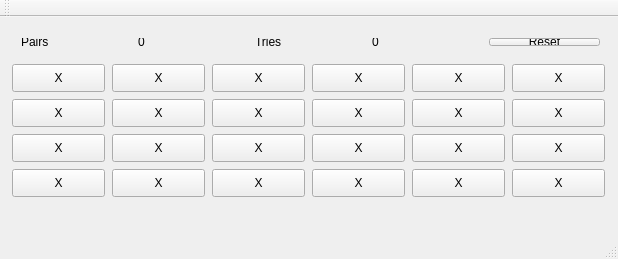
<?xml version="1.0" encoding="UTF-8"?>
<ui version="4.0">
 <class>MainWindow</class>
 <widget class="QMainWindow" name="MainWindow">
  <property name="geometry">
   <rect>
    <x>0</x>
    <y>0</y>
    <width>618</width>
    <height>259</height>
   </rect>
  </property>
  <property name="windowTitle">
   <string>MainWindow</string>
  </property>
  <widget class="QWidget" name="centralWidget">
   <widget class="QWidget" name="layoutWidget">
    <property name="geometry">
     <rect>
      <x>10</x>
      <y>10</y>
      <width>601</width>
      <height>30</height>
     </rect>
    </property>
    <layout class="QHBoxLayout" name="horizontalLayout">
     <item>
      <widget class="QLabel" name="label_3">
       <property name="text">
        <string>Pairs</string>
       </property>
      </widget>
     </item>
     <item>
      <widget class="QLabel" name="label">
       <property name="text">
        <string>0</string>
       </property>
      </widget>
     </item>
     <item>
      <widget class="QLabel" name="label_4">
       <property name="text">
        <string>Tries</string>
       </property>
      </widget>
     </item>
     <item>
      <widget class="QLabel" name="label_2">
       <property name="text">
        <string>0</string>
       </property>
      </widget>
     </item>
     <item>
      <widget class="QPushButton" name="pushButton_25">
       <property name="text">
        <string>Reset</string>
       </property>
      </widget>
     </item>
    </layout>
   </widget>
   <widget class="QPushButton" name="pushButton">
    <property name="geometry">
     <rect>
      <x>12</x>
      <y>47</y>
      <width>93</width>
      <height>28</height>
     </rect>
    </property>
    <property name="sizePolicy">
     <sizepolicy hsizetype="Minimum" vsizetype="Preferred">
      <horstretch>0</horstretch>
      <verstretch>0</verstretch>
     </sizepolicy>
    </property>
    <property name="text">
     <string>X</string>
    </property>
    <attribute name="buttonGroup">
     <string notr="true">buttonGroup</string>
    </attribute>
   </widget>
   <widget class="QPushButton" name="pushButton_4">
    <property name="geometry">
     <rect>
      <x>312</x>
      <y>47</y>
      <width>93</width>
      <height>28</height>
     </rect>
    </property>
    <property name="sizePolicy">
     <sizepolicy hsizetype="Minimum" vsizetype="Preferred">
      <horstretch>0</horstretch>
      <verstretch>0</verstretch>
     </sizepolicy>
    </property>
    <property name="text">
     <string>X</string>
    </property>
    <attribute name="buttonGroup">
     <string notr="true">buttonGroup</string>
    </attribute>
   </widget>
   <widget class="QPushButton" name="pushButton_2">
    <property name="geometry">
     <rect>
      <x>112</x>
      <y>47</y>
      <width>93</width>
      <height>28</height>
     </rect>
    </property>
    <property name="sizePolicy">
     <sizepolicy hsizetype="Minimum" vsizetype="Preferred">
      <horstretch>0</horstretch>
      <verstretch>0</verstretch>
     </sizepolicy>
    </property>
    <property name="text">
     <string>X</string>
    </property>
    <attribute name="buttonGroup">
     <string notr="true">buttonGroup</string>
    </attribute>
   </widget>
   <widget class="QPushButton" name="pushButton_3">
    <property name="geometry">
     <rect>
      <x>212</x>
      <y>47</y>
      <width>93</width>
      <height>28</height>
     </rect>
    </property>
    <property name="sizePolicy">
     <sizepolicy hsizetype="Minimum" vsizetype="Preferred">
      <horstretch>0</horstretch>
      <verstretch>0</verstretch>
     </sizepolicy>
    </property>
    <property name="text">
     <string>X</string>
    </property>
    <attribute name="buttonGroup">
     <string notr="true">buttonGroup</string>
    </attribute>
   </widget>
   <widget class="QPushButton" name="pushButton_6">
    <property name="geometry">
     <rect>
      <x>512</x>
      <y>47</y>
      <width>93</width>
      <height>28</height>
     </rect>
    </property>
    <property name="sizePolicy">
     <sizepolicy hsizetype="Minimum" vsizetype="Preferred">
      <horstretch>0</horstretch>
      <verstretch>0</verstretch>
     </sizepolicy>
    </property>
    <property name="text">
     <string>X</string>
    </property>
    <attribute name="buttonGroup">
     <string notr="true">buttonGroup</string>
    </attribute>
   </widget>
   <widget class="QPushButton" name="pushButton_5">
    <property name="geometry">
     <rect>
      <x>412</x>
      <y>47</y>
      <width>93</width>
      <height>28</height>
     </rect>
    </property>
    <property name="sizePolicy">
     <sizepolicy hsizetype="Minimum" vsizetype="Preferred">
      <horstretch>0</horstretch>
      <verstretch>0</verstretch>
     </sizepolicy>
    </property>
    <property name="text">
     <string>X</string>
    </property>
    <attribute name="buttonGroup">
     <string notr="true">buttonGroup</string>
    </attribute>
   </widget>
   <widget class="QPushButton" name="pushButton_7">
    <property name="geometry">
     <rect>
      <x>12</x>
      <y>82</y>
      <width>93</width>
      <height>28</height>
     </rect>
    </property>
    <property name="sizePolicy">
     <sizepolicy hsizetype="Minimum" vsizetype="Preferred">
      <horstretch>0</horstretch>
      <verstretch>0</verstretch>
     </sizepolicy>
    </property>
    <property name="text">
     <string>X</string>
    </property>
    <attribute name="buttonGroup">
     <string notr="true">buttonGroup</string>
    </attribute>
   </widget>
   <widget class="QPushButton" name="pushButton_10">
    <property name="geometry">
     <rect>
      <x>312</x>
      <y>82</y>
      <width>93</width>
      <height>28</height>
     </rect>
    </property>
    <property name="sizePolicy">
     <sizepolicy hsizetype="Minimum" vsizetype="Preferred">
      <horstretch>0</horstretch>
      <verstretch>0</verstretch>
     </sizepolicy>
    </property>
    <property name="text">
     <string>X</string>
    </property>
    <attribute name="buttonGroup">
     <string notr="true">buttonGroup</string>
    </attribute>
   </widget>
   <widget class="QPushButton" name="pushButton_8">
    <property name="geometry">
     <rect>
      <x>112</x>
      <y>82</y>
      <width>93</width>
      <height>28</height>
     </rect>
    </property>
    <property name="sizePolicy">
     <sizepolicy hsizetype="Minimum" vsizetype="Preferred">
      <horstretch>0</horstretch>
      <verstretch>0</verstretch>
     </sizepolicy>
    </property>
    <property name="text">
     <string>X</string>
    </property>
    <attribute name="buttonGroup">
     <string notr="true">buttonGroup</string>
    </attribute>
   </widget>
   <widget class="QPushButton" name="pushButton_9">
    <property name="geometry">
     <rect>
      <x>212</x>
      <y>82</y>
      <width>93</width>
      <height>28</height>
     </rect>
    </property>
    <property name="sizePolicy">
     <sizepolicy hsizetype="Minimum" vsizetype="Preferred">
      <horstretch>0</horstretch>
      <verstretch>0</verstretch>
     </sizepolicy>
    </property>
    <property name="text">
     <string>X</string>
    </property>
    <attribute name="buttonGroup">
     <string notr="true">buttonGroup</string>
    </attribute>
   </widget>
   <widget class="QPushButton" name="pushButton_12">
    <property name="geometry">
     <rect>
      <x>512</x>
      <y>82</y>
      <width>93</width>
      <height>28</height>
     </rect>
    </property>
    <property name="sizePolicy">
     <sizepolicy hsizetype="Minimum" vsizetype="Preferred">
      <horstretch>0</horstretch>
      <verstretch>0</verstretch>
     </sizepolicy>
    </property>
    <property name="text">
     <string>X</string>
    </property>
    <attribute name="buttonGroup">
     <string notr="true">buttonGroup</string>
    </attribute>
   </widget>
   <widget class="QPushButton" name="pushButton_13">
    <property name="geometry">
     <rect>
      <x>12</x>
      <y>117</y>
      <width>93</width>
      <height>28</height>
     </rect>
    </property>
    <property name="sizePolicy">
     <sizepolicy hsizetype="Minimum" vsizetype="Preferred">
      <horstretch>0</horstretch>
      <verstretch>0</verstretch>
     </sizepolicy>
    </property>
    <property name="text">
     <string>X</string>
    </property>
    <attribute name="buttonGroup">
     <string notr="true">buttonGroup</string>
    </attribute>
   </widget>
   <widget class="QPushButton" name="pushButton_11">
    <property name="geometry">
     <rect>
      <x>412</x>
      <y>82</y>
      <width>93</width>
      <height>28</height>
     </rect>
    </property>
    <property name="sizePolicy">
     <sizepolicy hsizetype="Minimum" vsizetype="Preferred">
      <horstretch>0</horstretch>
      <verstretch>0</verstretch>
     </sizepolicy>
    </property>
    <property name="text">
     <string>X</string>
    </property>
    <attribute name="buttonGroup">
     <string notr="true">buttonGroup</string>
    </attribute>
   </widget>
   <widget class="QPushButton" name="pushButton_16">
    <property name="geometry">
     <rect>
      <x>312</x>
      <y>117</y>
      <width>93</width>
      <height>28</height>
     </rect>
    </property>
    <property name="sizePolicy">
     <sizepolicy hsizetype="Minimum" vsizetype="Preferred">
      <horstretch>0</horstretch>
      <verstretch>0</verstretch>
     </sizepolicy>
    </property>
    <property name="text">
     <string>X</string>
    </property>
    <attribute name="buttonGroup">
     <string notr="true">buttonGroup</string>
    </attribute>
   </widget>
   <widget class="QPushButton" name="pushButton_15">
    <property name="geometry">
     <rect>
      <x>212</x>
      <y>117</y>
      <width>93</width>
      <height>28</height>
     </rect>
    </property>
    <property name="sizePolicy">
     <sizepolicy hsizetype="Minimum" vsizetype="Preferred">
      <horstretch>0</horstretch>
      <verstretch>0</verstretch>
     </sizepolicy>
    </property>
    <property name="text">
     <string>X</string>
    </property>
    <attribute name="buttonGroup">
     <string notr="true">buttonGroup</string>
    </attribute>
   </widget>
   <widget class="QPushButton" name="pushButton_14">
    <property name="geometry">
     <rect>
      <x>112</x>
      <y>117</y>
      <width>93</width>
      <height>28</height>
     </rect>
    </property>
    <property name="sizePolicy">
     <sizepolicy hsizetype="Minimum" vsizetype="Preferred">
      <horstretch>0</horstretch>
      <verstretch>0</verstretch>
     </sizepolicy>
    </property>
    <property name="text">
     <string>X</string>
    </property>
    <attribute name="buttonGroup">
     <string notr="true">buttonGroup</string>
    </attribute>
   </widget>
   <widget class="QPushButton" name="pushButton_17">
    <property name="geometry">
     <rect>
      <x>412</x>
      <y>117</y>
      <width>93</width>
      <height>28</height>
     </rect>
    </property>
    <property name="sizePolicy">
     <sizepolicy hsizetype="Minimum" vsizetype="Preferred">
      <horstretch>0</horstretch>
      <verstretch>0</verstretch>
     </sizepolicy>
    </property>
    <property name="text">
     <string>X</string>
    </property>
    <attribute name="buttonGroup">
     <string notr="true">buttonGroup</string>
    </attribute>
   </widget>
   <widget class="QPushButton" name="pushButton_18">
    <property name="geometry">
     <rect>
      <x>512</x>
      <y>117</y>
      <width>93</width>
      <height>28</height>
     </rect>
    </property>
    <property name="sizePolicy">
     <sizepolicy hsizetype="Minimum" vsizetype="Preferred">
      <horstretch>0</horstretch>
      <verstretch>0</verstretch>
     </sizepolicy>
    </property>
    <property name="text">
     <string>X</string>
    </property>
    <attribute name="buttonGroup">
     <string notr="true">buttonGroup</string>
    </attribute>
   </widget>
   <widget class="QPushButton" name="pushButton_19">
    <property name="geometry">
     <rect>
      <x>12</x>
      <y>152</y>
      <width>93</width>
      <height>28</height>
     </rect>
    </property>
    <property name="sizePolicy">
     <sizepolicy hsizetype="Minimum" vsizetype="Preferred">
      <horstretch>0</horstretch>
      <verstretch>0</verstretch>
     </sizepolicy>
    </property>
    <property name="text">
     <string>X</string>
    </property>
    <attribute name="buttonGroup">
     <string notr="true">buttonGroup</string>
    </attribute>
   </widget>
   <widget class="QPushButton" name="pushButton_20">
    <property name="geometry">
     <rect>
      <x>112</x>
      <y>152</y>
      <width>93</width>
      <height>28</height>
     </rect>
    </property>
    <property name="sizePolicy">
     <sizepolicy hsizetype="Minimum" vsizetype="Preferred">
      <horstretch>0</horstretch>
      <verstretch>0</verstretch>
     </sizepolicy>
    </property>
    <property name="text">
     <string>X</string>
    </property>
    <attribute name="buttonGroup">
     <string notr="true">buttonGroup</string>
    </attribute>
   </widget>
   <widget class="QPushButton" name="pushButton_21">
    <property name="geometry">
     <rect>
      <x>212</x>
      <y>152</y>
      <width>93</width>
      <height>28</height>
     </rect>
    </property>
    <property name="sizePolicy">
     <sizepolicy hsizetype="Minimum" vsizetype="Preferred">
      <horstretch>0</horstretch>
      <verstretch>0</verstretch>
     </sizepolicy>
    </property>
    <property name="text">
     <string>X</string>
    </property>
    <attribute name="buttonGroup">
     <string notr="true">buttonGroup</string>
    </attribute>
   </widget>
   <widget class="QPushButton" name="pushButton_23">
    <property name="geometry">
     <rect>
      <x>412</x>
      <y>152</y>
      <width>93</width>
      <height>28</height>
     </rect>
    </property>
    <property name="sizePolicy">
     <sizepolicy hsizetype="Minimum" vsizetype="Preferred">
      <horstretch>0</horstretch>
      <verstretch>0</verstretch>
     </sizepolicy>
    </property>
    <property name="text">
     <string>X</string>
    </property>
    <attribute name="buttonGroup">
     <string notr="true">buttonGroup</string>
    </attribute>
   </widget>
   <widget class="QPushButton" name="pushButton_22">
    <property name="geometry">
     <rect>
      <x>312</x>
      <y>152</y>
      <width>93</width>
      <height>28</height>
     </rect>
    </property>
    <property name="sizePolicy">
     <sizepolicy hsizetype="Minimum" vsizetype="Preferred">
      <horstretch>0</horstretch>
      <verstretch>0</verstretch>
     </sizepolicy>
    </property>
    <property name="text">
     <string>X</string>
    </property>
    <attribute name="buttonGroup">
     <string notr="true">buttonGroup</string>
    </attribute>
   </widget>
   <widget class="QPushButton" name="pushButton_24">
    <property name="geometry">
     <rect>
      <x>512</x>
      <y>152</y>
      <width>93</width>
      <height>28</height>
     </rect>
    </property>
    <property name="sizePolicy">
     <sizepolicy hsizetype="Minimum" vsizetype="Preferred">
      <horstretch>0</horstretch>
      <verstretch>0</verstretch>
     </sizepolicy>
    </property>
    <property name="text">
     <string>X</string>
    </property>
    <attribute name="buttonGroup">
     <string notr="true">buttonGroup</string>
    </attribute>
   </widget>
  </widget>
  <widget class="QToolBar" name="mainToolBar">
   <attribute name="toolBarArea">
    <enum>TopToolBarArea</enum>
   </attribute>
   <attribute name="toolBarBreak">
    <bool>false</bool>
   </attribute>
  </widget>
  <widget class="QStatusBar" name="statusBar"/>
 </widget>
 <layoutdefault spacing="6" margin="11"/>
 <resources/>
 <connections/>
 <buttongroups>
  <buttongroup name="buttonGroup"/>
 </buttongroups>
</ui>
